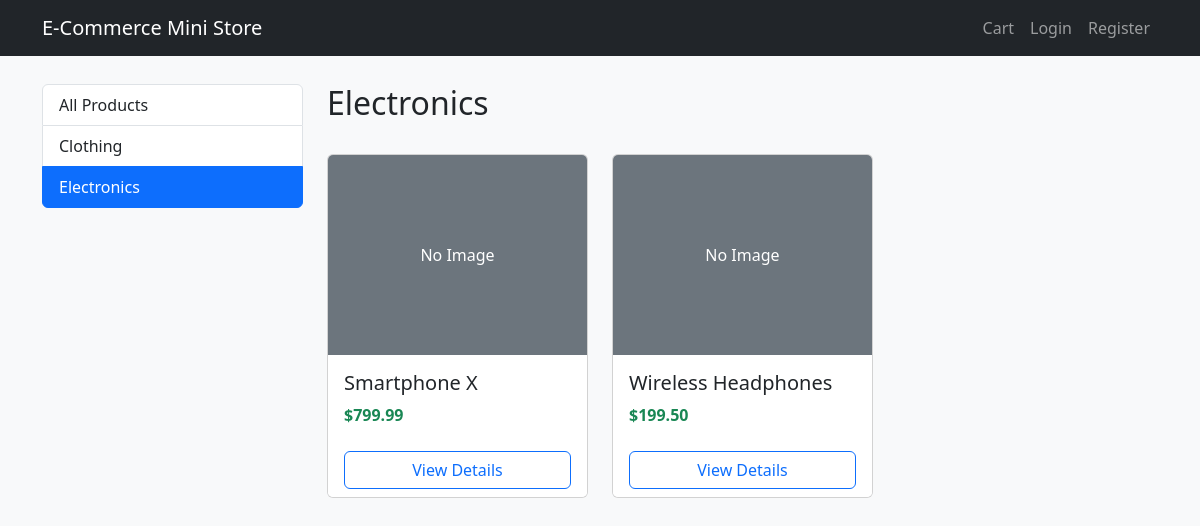
Page /category/electronics/ on the committed database.
### store/models.py (models this page shows, shortened)
class Category(models.Model):
    name = models.CharField(max_length=200, db_index=True)
    slug = models.SlugField(max_length=200, unique=True)
    class Meta:
        ordering = ('name',)
        verbose_name = 'category'
        verbose_name_plural = 'categories'
    def get_absolute_url(self):
        return reverse('store:product_list_by_category', args=[self.slug])

class Product(models.Model):
    category = models.ForeignKey(Category, related_name='products', on_delete=models.CASCADE)
    name = models.CharField(max_length=200, db_index=True)
    slug = models.SlugField(max_length=200, db_index=True)
    image = models.ImageField(upload_to='products/%Y/%m/%d', blank=True)
    description = models.TextField(blank=True)
    price = models.DecimalField(max_digits=8, decimal_places=2)
    stock = models.PositiveIntegerField(default=0)
    available = models.BooleanField(default=True)
    created = models.DateTimeField(auto_now_add=True)
    updated = models.DateTimeField(auto_now=True)
    class Meta:
        ordering = ('name',)
        indexes = [
            models.Index(fields=['id', 'slug']),
        ]
    def get_absolute_url(self):
        return reverse('store:product_detail', args=[self.id, self.slug])

### store/views.py (the view)
# urls.py: path('', views.product_list, name='product_list'),
def product_list(request, category_slug=None):
    category = None
    categories = Category.objects.all()
    products = Product.objects.filter(available=True)
    if category_slug:
        category = get_object_or_404(Category, slug=category_slug)
        products = products.filter(category=category)
    return render(request, 'store/product_list.html', {
        'category': category,
        'categories': categories,
        'products': products
    })

### store/context_processors.py (called while the page is built)
def cart_count(request):
    cart = request.session.get('cart', {})
    total_items = sum(cart.values())
    return {'cart_count': total_items}

### store/templates/store/product_list.html (shortened to what this page needs)
{% extends 'store/base.html' %}
{% block content %}
<div class="row">
    <div class="col-md-3">
        <div class="list-group mb-4">
            <a href="{% url 'store:product_list' %}" class="list-group-item list-group-item-action {% if not category %}active{% endif %}">
                All Products
            </a>
            {% for c in categories %}
            <a href="{{ c.get_absolute_url }}" class="list-group-item list-group-item-action {% if category == c %}active{% endif %}">
                {{ c.name }}
            </a>
            {% endfor %}
        </div>
    </div>
    <div class="col-md-9">
        <h2>{% if category %}{{ category.name }}{% else %}All Products{% endif %}</h2>
        <div class="row row-cols-1 row-cols-md-3 g-4 mt-2">
            {% for p in products %}
            <div class="col">
                <div class="card h-100 product-card">
                    {% if p.image %}
                    <img src="{{ p.image.url }}" class="card-img-top" alt="{{ p.name }}" style="height: 200px; object-fit: cover;">
                    {% else %}
                    <div class="card-img-top bg-secondary text-white d-flex align-items-center justify-content-center" style="height: 200px;">
                        No Image
                    </div>
                    {% endif %}
                    <div class="card-body">
                        <h5 class="card-title"><a href="{{ p.get_absolute_url }}" class="text-decoration-none text-dark">{{ p.name }}</a></h5>
                        <p class="card-text text-success fw-bold">${{ p.price }}</p>
                    </div>
                    <div class="card-footer bg-white border-top-0">
                        <a href="{{ p.get_absolute_url }}" class="btn btn-outline-primary w-100">View Details</a>
                    </div>
                </div>
            </div>
            {% empty %}
            <div class="col-12">
                <p>No products available right now.</p>
            </div>
            {% endfor %}
        </div>
    </div>
</div>
{% endblock %}

### store/templates/store/base.html (style rules this page uses)
body { padding-top: 60px; background-color: #f8f9fa; }
.product-card { transition: transform 0.2s; }

### rows in the picture
Category: name "Clothing"
Category: name "Electronics"
Product: image "No Image", name "Smartphone X", price "799.99"
Product: image "No Image", name "Wireless Headphones", price "199.50"
